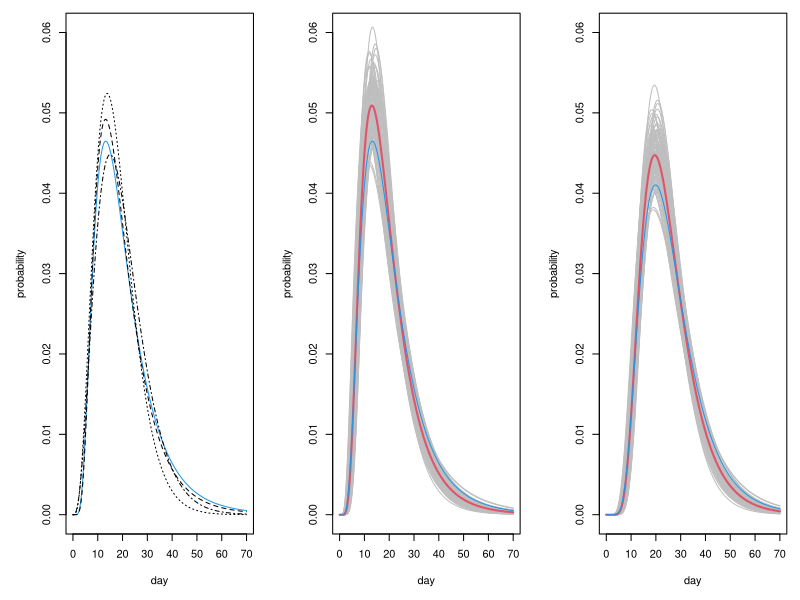

Reproduce this figure in R.

## now use parametric bootstrap for overall distribution uncertainty
nll <- function(theta,x) { ## log normal negative log lik
  -sum(dlnorm(x,theta[1],theta[2],log=TRUE))
} ## nll
set.seed(6)

mu <- 20.2;sd <- 11.6 ## Linton parameters...
lsd1 <- sqrt(log(sd^2/mu^2+1)); lmu1 <- log(mu) - lsd1^2/2
n.rep <- 100
th1 <- th <- matrix(0,n.rep,2)
th0 <- c(lmu1,lsd1) ## initial values
ns <- 10000 ## number of points for approx KL optimization
inc <- exp(qnorm((1:ns-.05)/ns,1.63,.5)) ## 'sample' from infection to onset dist
for (i in 1:n.rep) { ## bootstrap loop
  ## parameteric bootstrap from the 3 literature models...
  xl <- rlnorm(34,lmu1,lsd1)  ## Linton
  xw <- rgamma(41,shape=20^2/100,scale=100/20) ## Wu
  xv <- rgamma(24,shape=17.8/4,scale=4) ## Verity
  ## Fit the combined model to the sample...
  er <- optim(th0,nll,method="BFGS",x=c(xl,xw,xv))
  th[i,] <- er$par
  ## Fit lognormal model to infection to death distribution
  ## by approximate KL minimization...
  xs <- rlnorm(ns,th[i,1],th[i,2])+inc
  er <- optim(th[i,],nll,method="BFGS",x=xs)
  th1[i,] <- er$par
}
thm <- colMeans(th)   ## mean params onset-to-death
thm1 <- colMeans(th1) ## mean params infection-to-death

## plot the results
ps <- FALSE
if (ps) postscript("ddist.eps",height=2.5,width=9)
x0 <- seq(0,70,by=.1);
lmu <- 2.891236; lsd <- 0.5560864 ## CHESS parameters
chess.th <- c(3.1860616,0.4434512)
par(mfrow=c(1,3),mar=c(5,5,1,1))
plot(x0,dlnorm(x0,lmu,lsd),type="l",ylim=c(0,0.06),xlab="day",ylab="probability",col=4)
lines(x0,dlnorm(x0,lmu1,lsd1),lty=2)
lines(x0,dgamma(x0,shape=17.8/4,scale=4),lty=3)
lines(x0,dgamma(x0,shape=20^2/100,scale=100/20),lty=4)

d0 <- dlnorm(x0,thm[1],thm[2]) 
plot(x0,d0,col=2,type="l",ylim=c(0,0.06),ylab="probability",xlab="day")
for (i in 1:n.rep) {
  d <- dlnorm(x0,th[i,1],th[i,2])
  lines(x0,d,col="grey")
}

lines(x0,d0,col=2,lwd=2)
lines(x0,dlnorm(x0,lmu,lsd),lwd=1,col=4)

d0 <- dlnorm(x0,thm1[1],thm1[2]) 
plot(x0,d0,col=2,type="l",ylim=c(0,0.06),ylab="probability",xlab="day")
for (i in 1:n.rep) {
  d <- dlnorm(x0,th1[i,1],th1[i,2])
  lines(x0,d,col="grey")
}
lines(x0,d0,col=2,lwd=2)
lines(x0,dlnorm(x0,chess.th[1],chess.th[2]),col=4,lwd=1)

if (ps) dev.off()

## make sure setwd is used to set working directory to code location
save(th1,file="o2d-params.rda")
#load("o2d-params.rda")
